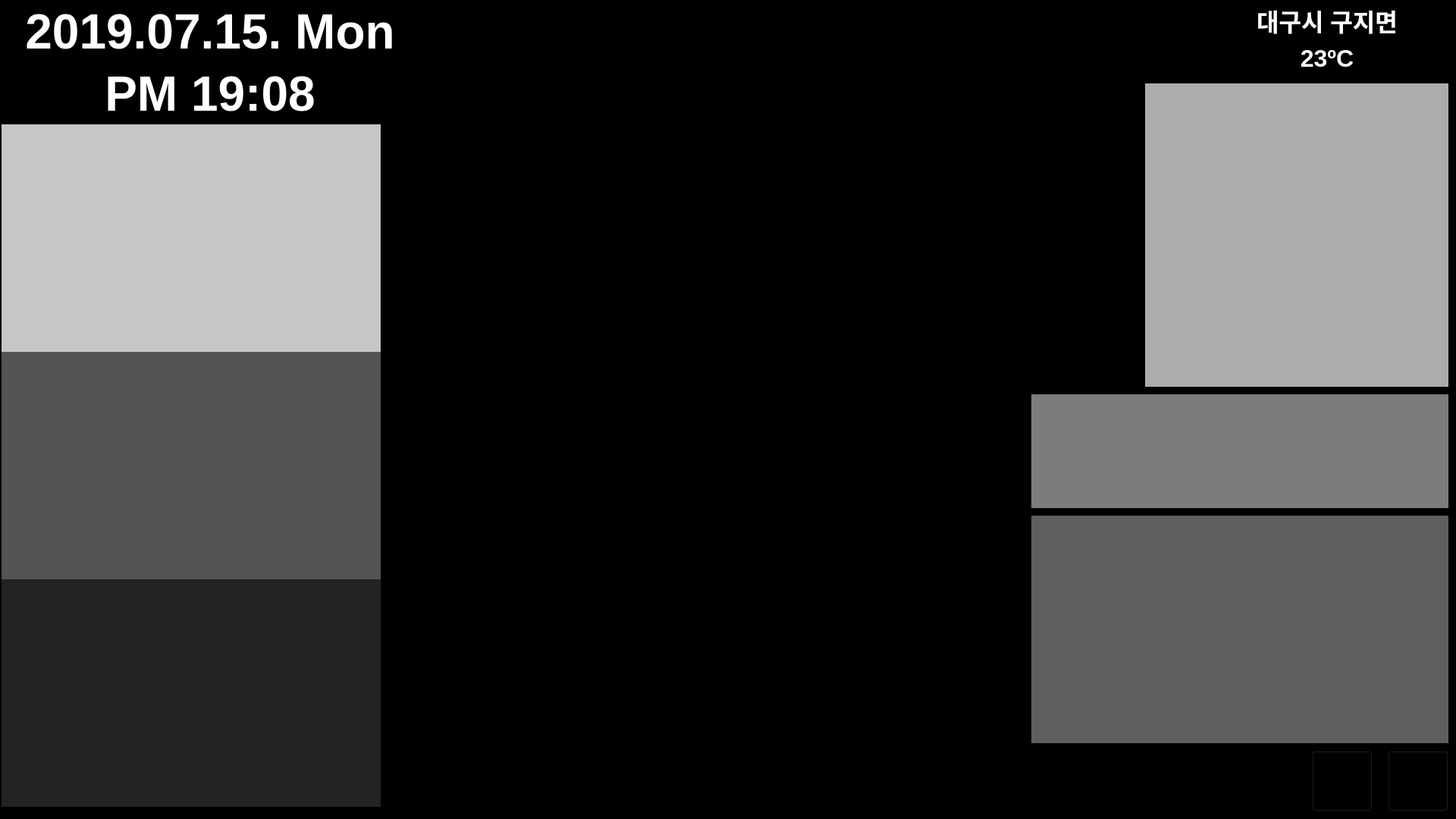
<?xml version="1.0" encoding="UTF-8"?>
<ui version="4.0">
 <class>MainWindow</class>
 <widget class="QMainWindow" name="MainWindow">
  <property name="geometry">
   <rect>
    <x>0</x>
    <y>0</y>
    <width>1920</width>
    <height>1080</height>
   </rect>
  </property>
  <property name="windowTitle">
   <string>MainWindow</string>
  </property>
  <property name="styleSheet">
   <string notr="true">background-color: rgb(0, 0, 0);</string>
  </property>
  <widget class="QWidget" name="centralwidget">
   <widget class="QLabel" name="label">
    <property name="geometry">
     <rect>
      <x>2</x>
      <y>2</y>
      <width>550</width>
      <height>80</height>
     </rect>
    </property>
    <property name="font">
     <font>
      <family>Arial</family>
      <pointsize>48</pointsize>
      <weight>75</weight>
      <bold>true</bold>
     </font>
    </property>
    <property name="styleSheet">
     <string notr="true">color: rgb(255, 255, 255);</string>
    </property>
    <property name="text">
     <string>2019.07.15. Mon</string>
    </property>
    <property name="alignment">
     <set>Qt::AlignCenter</set>
    </property>
   </widget>
   <widget class="QLabel" name="label_2">
    <property name="geometry">
     <rect>
      <x>2</x>
      <y>84</y>
      <width>550</width>
      <height>80</height>
     </rect>
    </property>
    <property name="font">
     <font>
      <family>Arial</family>
      <pointsize>48</pointsize>
      <weight>75</weight>
      <bold>true</bold>
     </font>
    </property>
    <property name="styleSheet">
     <string notr="true">color: rgb(255, 255, 255);</string>
    </property>
    <property name="text">
     <string>PM 19:08</string>
    </property>
    <property name="alignment">
     <set>Qt::AlignCenter</set>
    </property>
   </widget>
   <widget class="QWidget" name="widget_Calendar" native="true">
    <property name="geometry">
     <rect>
      <x>2</x>
      <y>164</y>
      <width>500</width>
      <height>300</height>
     </rect>
    </property>
    <property name="styleSheet">
     <string notr="true">background-color: rgb(198, 198, 198);</string>
    </property>
   </widget>
   <widget class="QWidget" name="widget_youtube" native="true">
    <property name="geometry">
     <rect>
      <x>2</x>
      <y>464</y>
      <width>500</width>
      <height>300</height>
     </rect>
    </property>
    <property name="styleSheet">
     <string notr="true">background-color: rgb(84, 84, 84);</string>
    </property>
   </widget>
   <widget class="QWidget" name="widget_notification" native="true">
    <property name="geometry">
     <rect>
      <x>2</x>
      <y>764</y>
      <width>500</width>
      <height>300</height>
     </rect>
    </property>
    <property name="styleSheet">
     <string notr="true">background-color: rgb(35, 35, 35);</string>
    </property>
   </widget>
   <widget class="QLabel" name="label_3">
    <property name="geometry">
     <rect>
      <x>1600</x>
      <y>2</y>
      <width>300</width>
      <height>50</height>
     </rect>
    </property>
    <property name="font">
     <font>
      <family>Arial</family>
      <pointsize>24</pointsize>
      <weight>75</weight>
      <bold>true</bold>
     </font>
    </property>
    <property name="styleSheet">
     <string notr="true">color: rgb(255, 255, 255);</string>
    </property>
    <property name="text">
     <string>대구시 구지면</string>
    </property>
    <property name="alignment">
     <set>Qt::AlignCenter</set>
    </property>
   </widget>
   <widget class="QLabel" name="label_4">
    <property name="geometry">
     <rect>
      <x>1600</x>
      <y>52</y>
      <width>300</width>
      <height>50</height>
     </rect>
    </property>
    <property name="font">
     <font>
      <family>Arial</family>
      <pointsize>24</pointsize>
      <weight>75</weight>
      <bold>true</bold>
     </font>
    </property>
    <property name="styleSheet">
     <string notr="true">color: rgb(255, 255, 255);</string>
    </property>
    <property name="text">
     <string>23ºC</string>
    </property>
    <property name="alignment">
     <set>Qt::AlignCenter</set>
    </property>
   </widget>
   <widget class="QWidget" name="widget_forecast" native="true">
    <property name="geometry">
     <rect>
      <x>1510</x>
      <y>110</y>
      <width>400</width>
      <height>400</height>
     </rect>
    </property>
    <property name="styleSheet">
     <string notr="true">background-color: rgb(172, 172, 172);
</string>
    </property>
   </widget>
   <widget class="QWidget" name="widget_route" native="true">
    <property name="geometry">
     <rect>
      <x>1360</x>
      <y>520</y>
      <width>550</width>
      <height>150</height>
     </rect>
    </property>
    <property name="styleSheet">
     <string notr="true">background-color: rgb(124, 124, 124);</string>
    </property>
   </widget>
   <widget class="QWidget" name="widget_schedule" native="true">
    <property name="geometry">
     <rect>
      <x>1360</x>
      <y>680</y>
      <width>550</width>
      <height>300</height>
     </rect>
    </property>
    <property name="styleSheet">
     <string notr="true">background-color: rgb(94, 94, 94);</string>
    </property>
   </widget>
   <widget class="QPushButton" name="btn_facebook">
    <property name="geometry">
     <rect>
      <x>1830</x>
      <y>990</y>
      <width>80</width>
      <height>80</height>
     </rect>
    </property>
    <property name="styleSheet">
     <string notr="true">image: url(:/button/kakao.jpg);</string>
    </property>
    <property name="text">
     <string/>
    </property>
   </widget>
   <widget class="QPushButton" name="btn_kakaotalk">
    <property name="geometry">
     <rect>
      <x>1730</x>
      <y>990</y>
      <width>80</width>
      <height>80</height>
     </rect>
    </property>
    <property name="styleSheet">
     <string notr="true">image: url(:/button/facebook.jpg);</string>
    </property>
    <property name="text">
     <string/>
    </property>
   </widget>
  </widget>
 </widget>
 <resources>
  <include location="btn_image.qrc"/>
 </resources>
 <connections/>
</ui>
